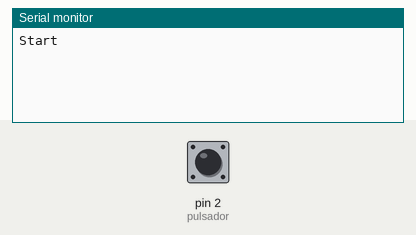
Bench run of a sketch on a simulated Arduino Uno, built with avr-gcc and run on an emulated ATmega328P. Shown: the last lines printed to the serial monitor. The test bench sets the inputs (shaded band); at power-on: pin 2 (pulsador) LOW. Random numbers use the default seed unless the sketch sets one.

Above: at 1.2 s.
1.3 s: pin 2 (pulsador) pulled HIGH for 0.15 s
At 2.3 s:
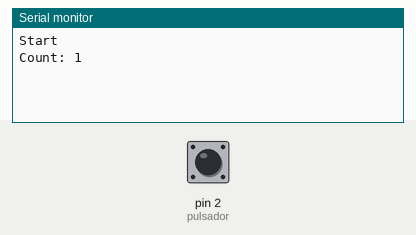
2.9 s: pin 2 (pulsador) pulled HIGH for 1 s
At 3.3 s:
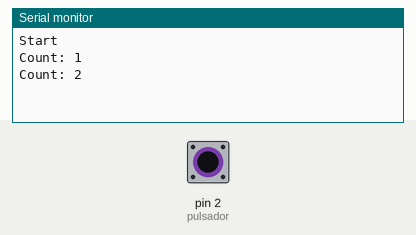
5.4 s: pin 2 (pulsador) pulled HIGH for 0.15 s
At 6.8 s:
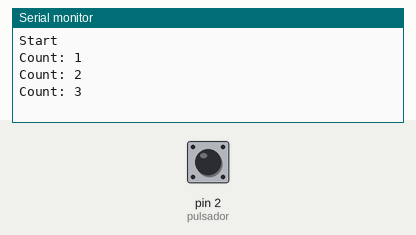

Measured:
- after the input at 1.3 s, the serial monitor: prints a new line at once (image 1)
- after the input at 2.9 s, the serial monitor: prints a new line at once (image 2)
- after the input at 5.4 s, the serial monitor: prints a new line after 0.05 s (image 3)

The sketch:

Puls_polling_with_millis.ino
```cpp
// Cada pulsación incrementa una unidad un contador
// de pulsaciones y es enviado por el puerto serie.
// Utiliza polling y filtrado de
// rebotes (debouncing) usando millis().
const int pulsador = 2;
const int debounce_time_ms = 50;
int counter = 0;
void setup() {
   Serial.begin(115200);
   pinMode(pulsador, INPUT);
   Serial.println("Start");
}

void loop() {
  leePulsador();
  delay(debounce_time_ms + random(-10,10));
}

void leePulsador() {
  static unsigned long starttime = millis();
  static boolean puls_enable= false;
  if (digitalRead(pulsador)) {
    if (puls_enable) {
      puls_enable= false;
      if (millis() - starttime > debounce_time_ms) {
        Serial.print ("Count: ");
        Serial.println(++counter);
      }
      starttime = millis();}
  }
  else puls_enable= true;
}
```
